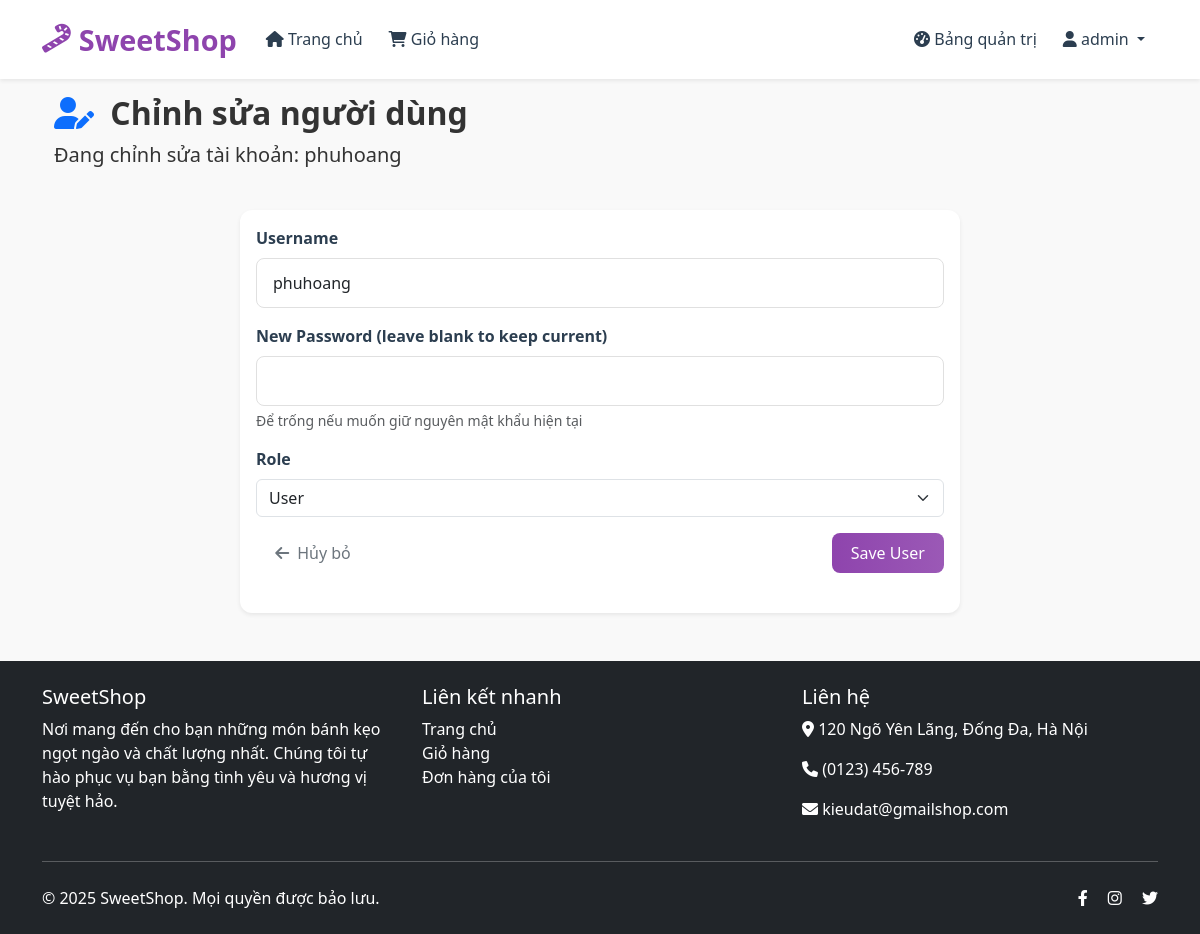
The page /users/2/edit (signed in) on the database its author committed.
### app/models.py (models this page shows, shortened)
class User(UserMixin, db.Model):
    __tablename__ = 'users'
    id = db.Column(db.Integer, primary_key=True)
    username = db.Column(db.String(80), nullable=False, unique=True)
    password_hash = db.Column(db.String(120), nullable=False)
    role = db.Column(db.String(10), nullable=False, default='USER')  # 'USER' or 'ADMIN'
    created_at = db.Column(db.DateTime, nullable=False, default=datetime.utcnow)
    cart_items = db.relationship('Cart', backref='user', lazy=True, cascade='all, delete-orphan')
    orders = db.relationship('Order', backref='customer', lazy=True, cascade='all, delete-orphan')
    addresses = db.relationship('Address', backref='user', lazy=True, cascade='all, delete-orphan')

### app/admin/routes.py (the view, shortened to what this page needs)
@bp.route('/users/<int:user_id>/edit', methods=['GET', 'POST'])
@login_required
@admin_required
def edit_user(user_id):
    user = User.query.get_or_404(user_id)
    if user.id == current_user.id:
        flash('You cannot edit your own account from here.', 'error')
        return redirect(url_for('admin.users'))
    form = UserForm(obj=user)
    return render_template('admin/edit_user.html', form=form, user=user)

### app/admin/forms.py
class UserForm(FlaskForm):
    username = StringField('Username', validators=[DataRequired(), Length(min=4, max=20)])
    password = PasswordField('New Password (leave blank to keep current)', validators=[Length(min=6)])
    role = SelectField('Role', choices=[('USER', 'User'), ('ADMIN', 'Admin')], validators=[DataRequired()])
    submit = SubmitField('Save User')

### app/__init__.py (called while the page is built)
def create_app(config_class=Config):
    app = Flask(__name__)
    app.config.from_object(config_class)
    db.init_app(app)
    login_manager.init_app(app)
    bcrypt.init_app(app)
    migrate = Migrate(app, db)  # Initialize Flask-Migrate
    login_manager.login_view = 'auth.login'
    login_manager.login_message = 'Đăng nhập để truy cập trang này.'
    from app.auth import bp as auth_bp
    app.register_blueprint(auth_bp)
    from app.admin import bp as admin_bp
    app.register_blueprint(admin_bp)
    from app.main import bp as main_bp
    app.register_blueprint(main_bp)
    @login_manager.user_loader
    def load_user(user_id):
        from app.models import User
        return User.query.get(int(user_id))
    return app

### app/templates/admin/edit_user.html (shortened to what this page needs)
{% extends "base.html" %}
{% block content %}
<div class="container">
    <div class="row mb-4">
        <div class="col-12">
            <h2 class="fw-bold">
                <i class="fas fa-user-edit me-2 text-primary"></i>
                Chỉnh sửa người dùng
            </h2>
            <p class="lead">Đang chỉnh sửa tài khoản: {{ user.username }}</p>
        </div>
    </div>
    <div class="row justify-content-center">
        <div class="col-lg-8">
            <div class="card shadow-sm">
                <div class="card-body">
                    <form method="POST">
                        <div class="mb-3">
                            {{ form.username.label(class="form-label fw-bold") }}
                            {{ form.username(class="form-control" + (" is-invalid" if form.username.errors else "")) }}
                        </div>
                        <div class="mb-3">
                            {{ form.password.label(class="form-label fw-bold") }}
                            {{ form.password(class="form-control" + (" is-invalid" if form.password.errors else "")) }}
                            <div class="form-text">Để trống nếu muốn giữ nguyên mật khẩu hiện tại</div>
                        </div>
                        <div class="mb-3">
                            {{ form.role.label(class="form-label fw-bold") }}
                            {{ form.role(class="form-select" + (" is-invalid" if form.role.errors else "")) }}
                        </div>
                        <div class="d-flex justify-content-between">
                            <a href="{{ url_for('admin.users') }}" class="btn btn-outline-secondary">
                                <i class="fas fa-arrow-left me-2"></i>Hủy bỏ
                            </a>
                            {{ form.submit(class="btn btn-primary") }}
                        </div>
                    </form>
                </div>
            </div>
        </div>
    </div>
</div>
{% endblock %}

### app/templates/base.html (shortened to what this page needs)
<!DOCTYPE html>
<html lang="vi">
<head>
    <link href="https://cdn.jsdelivr.net/npm/bootstrap@5.3.0/dist/css/bootstrap.min.css" rel="stylesheet">
    <link rel="stylesheet" href="https://cdnjs.cloudflare.com/ajax/libs/font-awesome/6.0.0/css/all.min.css">
    <link rel="stylesheet" href="{{ url_for('static', filename='css/style.css') }}">
</head>
<body>
    <nav class="navbar navbar-expand-lg navbar-light bg-white fixed-top shadow-sm">
        <div class="container">
            <a class="navbar-brand" href="{{ url_for('main.home') }}">
                <i class="fas fa-candy-cane"></i> SweetShop
            </a>
            <div class="collapse navbar-collapse" id="navbarNav">
                <ul class="navbar-nav me-auto">
                    <li class="nav-item">
                        <a class="nav-link" href="{{ url_for('main.home') }}"><i class="fas fa-home"></i> Trang chủ</a>
                    </li>
                    {% if current_user.is_authenticated %}
                    <li class="nav-item">
                        <a class="nav-link" href="{{ url_for('main.view_cart') }}">
                            <i class="fas fa-shopping-cart"></i> Giỏ hàng
                            {% set cart_count = current_user.cart_items|length %}
                        </a>
                    </li>
                    {% endif %}
                </ul>
                <ul class="navbar-nav">
                    {% if current_user.is_authenticated %}
                        {% if current_user.role == 'ADMIN' %}
                            <li class="nav-item">
                                <a class="nav-link" href="{{ url_for('admin.dashboard') }}">
                                    <i class="fas fa-tachometer-alt"></i> Bảng quản trị
                                </a>
                            </li>
                        {% endif %}
                        <li class="nav-item dropdown">
                            <a class="nav-link dropdown-toggle" href="#" id="navbarDropdown" role="button" data-bs-toggle="dropdown">
                                <i class="fas fa-user"></i> {{ current_user.username }}
                            </a>
                        </li>
                    {% endif %}
                </ul>
            </div>
        </div>
    </nav>
    <div class="container mt-4">
        {% block content %}{% endblock %}
    </div>
    <footer class="footer mt-5 bg-dark text-white py-4">
        <div class="container">
            <div class="row">
                <div class="col-md-4 mb-4 mb-md-0">
                    <h5>SweetShop</h5>
                    <p>Nơi mang đến cho bạn những món bánh kẹo ngọt ngào và chất lượng nhất. Chúng tôi tự hào phục vụ bạn bằng tình yêu và hương vị tuyệt hảo.</p>
                </div>
                <div class="col-md-4 mb-4 mb-md-0">
                    <h5>Liên kết nhanh</h5>
                    <ul class="list-unstyled">
                        <li><a href="{{ url_for('main.home') }}" class="text-white text-decoration-none">Trang chủ</a></li>
                        <li><a href="{{ url_for('main.view_cart') }}" class="text-white text-decoration-none">Giỏ hàng</a></li>
                        <li><a href="{{ url_for('main.my_orders') }}" class="text-white text-decoration-none">Đơn hàng của tôi</a></li>
                    </ul>
                </div>
                <div class="col-md-4">
                    <h5>Liên hệ</h5>
                    <p><i class="fas fa-map-marker-alt"></i> 120 Ngõ Yên Lãng, Đống Đa, Hà Nội</p>
                    <p><i class="fas fa-phone"></i> (0123) 456-789</p>
                    <p><i class="fas fa-envelope"></i> kieudat@gmailshop.com</p>
                </div>
            </div>
            <hr class="my-4">
            <div class="d-flex justify-content-between align-items-center">
                <p class="mb-0">&copy; 2025 SweetShop. Mọi quyền được bảo lưu.</p>
                <div>
                    <a href="#" class="text-white me-3"><i class="fab fa-facebook-f"></i></a>
                    <a href="#" class="text-white me-3"><i class="fab fa-instagram"></i></a>
                    <a href="#" class="text-white"><i class="fab fa-twitter"></i></a>
                </div>
            </div>
        </div>
    </footer>
</body>
</html>

### app/static/css/style.css (style rules this page uses)
:root { --primary-color: #8e44ad; --secondary-color: #3498db; --accent-color: #e74c3c; --light-color: #f8f9fa; --dark-color: #2c3e50; --success-color: #2ecc71; --text-color: #333; --border-color: #e0e0e0; }
body { background-color: #f9f9f9; font-family: 'Segoe UI', Tahoma, Geneva, Verdana, sans-serif; color: var(--text-color); padding-top: 70px; }
.navbar { box-shadow: 0 2px 10px rgba(0, 0, 0, 0.1); background-color: white !important; padding: 0.8rem 0; }
.navbar-brand { font-weight: 700; font-size: 1.8rem; color: var(--primary-color) !important; display: flex; align-items: center; }
.navbar-brand i { margin-right: 8px; }
.navbar-nav .nav-link { font-weight: 500; margin: 0 5px; transition: all 0.3s ease; color: var(--dark-color) !important; }
.card { border: none; border-radius: 12px; overflow: hidden; transition: all 0.3s ease; box-shadow: 0 4px 15px rgba(0, 0, 0, 0.08); margin-bottom: 1.5rem; height: 100%; }
.btn { border-radius: 8px; padding: 0.5rem 1.2rem; font-weight: 500; transition: all 0.3s ease; border: none; }
.btn-primary { background: linear-gradient(to right, var(--primary-color), #9b59b6); border: none; }
.form-control { border-radius: 8px; padding: 0.75rem 1rem; border: 1px solid var(--border-color); transition: all 0.3s ease; }
.form-label { font-weight: 600; color: var(--dark-color); }
.footer { background: var(--dark-color); color: white; padding: 3rem 0 1.5rem; margin-top: 4rem; }
.footer a { color: #bbb; transition: color 0.3s ease; }

### rows shown on the page
User: username "admin"
User: username "phuhoang", role "User"
